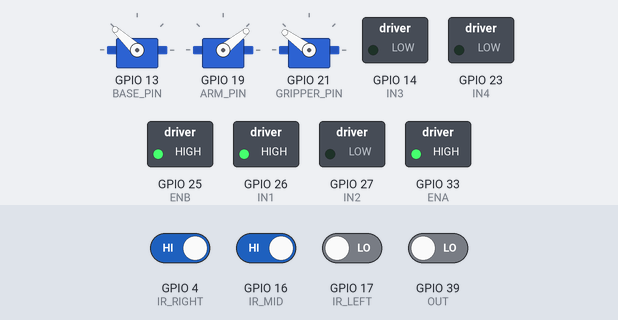
Bench run of a sketch on a simulated ESP32. On the bench: 3 × servo, switched loads named in the sketch (green lamp = pin HIGH). The test bench sets the inputs (shaded band); at power-on: GPIO 4 (IR_RIGHT), GPIO 16 (IR_MID) HIGH, GPIO 17 (IR_LEFT), GPIO 39 (OUT) LOW. Pins used as bus, display or sensor lines are not drawn; what the sketch prints to the serial monitor is not drawn.

Above: at 1.88 s.
2.3 s: GPIO 17 (IR_LEFT) driven HIGH
At 2.7 s:
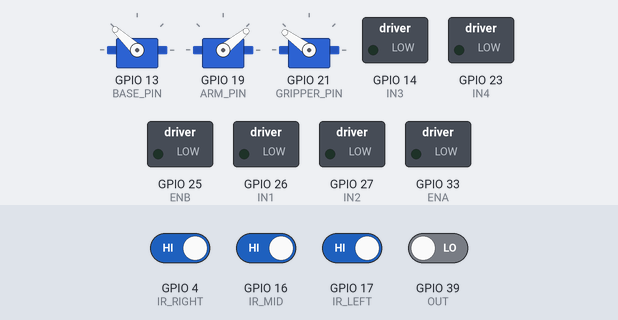
At 4.7 s:
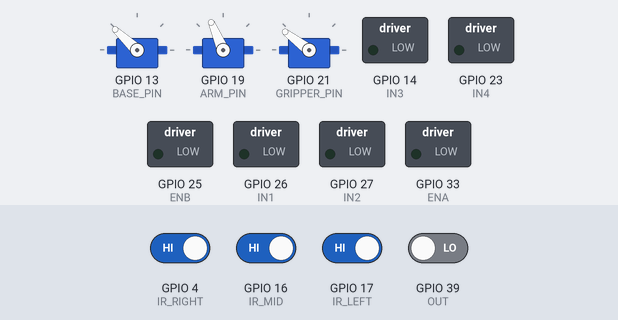
Timing chart, 0 to 11.3 s (numbered marks = the images above; inputs shaded):
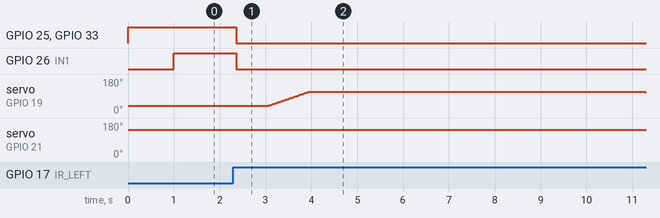

Measured:
- after the input at 2.3 s, GPIO 25 (ENB), GPIO 26 (IN1), GPIO 33 (ENA): HIGH → LOW after 0.06 s; servo on GPIO 19 (ARM_PIN): rises from 39° to 113° in 0.89 s, then falls to 110° in 7.3 s; servo on GPIO 21 (GRIPPER_PIN): 144° → 143° after 0.76 s, → 144° 8.2 s later

The sketch:

Bot_Code.ino
```cpp
#include <ESP32Servo.h>

// ── Color Sensor ──────────────────────────────────────
#define S0  32
#define S1   2
#define S2  15
#define S3  22
#define OUT 39

// ── Motor Driver ──────────────────────────────────────
#define IN1 26
#define IN2 27
#define IN3 14
#define IN4 23
#define ENA 33
#define ENB 25

// ── IR Sensors ────────────────────────────────────────
#define IR_LEFT   17
#define IR_MID    16
#define IR_RIGHT   4

#define JUNCTION_DEBOUNCE_MS 60

// ── Servo Pins ────────────────────────────────────────
#define BASE_PIN    13
#define ARM_PIN     19
#define GRIPPER_PIN 21

// ── Servo Angle Positions ─────────────────────────────
#define HOME_BASE        137
#define HOME_ARM          39
#define HOME_GRIPPER     144
#define SEARCH_BASE      137
#define SEARCH_ARM       113
#define SEARCH_GRIPPER   143
#define HARVEST_BASE     137
#define HARVEST_ARM      113
#define HARVEST_GRIPPER   87
#define CONTAINER_BASE   135
#define CONTAINER_ARM      0
#define CONTAINER_GRIPPER 87
#define DROP_GRIPPER     114

// ── Color Calibration ─────────────────────────────────
const int RED_R   = 23,  RED_G   = 119, RED_B   = 81;
const int GREEN_R = 77,  GREEN_G =  59, GREEN_B = 78;
#define UNKNOWN_THRESHOLD 150

// ── Servo move speed ──────────────────────────────────
#define SERVO_STEP_DELAY 12

// ── Line follow correction delay (ms) ────────────────
// How long to correct before checking sensors again
// Lower = more responsive, Higher = smoother
#define CORRECT_TIME 80

Servo baseServo, armServo, gripperServo;

int currentBase    = HOME_BASE;
int currentArm     = HOME_ARM;
int currentGripper = HOME_GRIPPER;

unsigned long unknownStartTime    = 0;
bool          unknownTimerStarted = false;

// ══════════════════════════════════════════════════════
//  MOTOR FUNCTIONS
//  ENA/ENB = HIGH always — no ledcAttach
//  All LEDC channels free for ESP32Servo
// ══════════════════════════════════════════════════════

void setupMotors() {
  pinMode(IN1, OUTPUT); pinMode(IN2, OUTPUT);
  pinMode(IN3, OUTPUT); pinMode(IN4, OUTPUT);
  pinMode(ENA, OUTPUT); pinMode(ENB, OUTPUT);
  digitalWrite(ENA, HIGH);
  digitalWrite(ENB, HIGH);
}

// Both motors forward — equal speed
void goStraight() {
  digitalWrite(IN1, HIGH); digitalWrite(IN2, LOW);
  digitalWrite(IN3, HIGH); digitalWrite(IN4, LOW);
}

// Drift left — left motor stops, right motor runs
// Brings bot back so only mid sees black
void correctLeft() {
  digitalWrite(IN1, LOW);  digitalWrite(IN2, LOW);   // left stop
  digitalWrite(IN3, HIGH); digitalWrite(IN4, LOW);   // right forward
  delay(CORRECT_TIME);
}

// Drift right — right motor stops, left motor runs
// Brings bot back so only mid sees black
void correctRight() {
  digitalWrite(IN1, HIGH); digitalWrite(IN2, LOW);   // left forward
  digitalWrite(IN3, LOW);  digitalWrite(IN4, LOW);   // right stop
  delay(CORRECT_TIME);
}

void stopMotors() {
  digitalWrite(IN1, LOW); digitalWrite(IN2, LOW);
  digitalWrite(IN3, LOW); digitalWrite(IN4, LOW);
  digitalWrite(ENA, LOW); digitalWrite(ENB, LOW);
}

// ══════════════════════════════════════════════════════
//  IR — JUNCTION DETECTION
// ══════════════════════════════════════════════════════

bool allIRDetectBlack() {
  bool l = digitalRead(IR_LEFT)  == HIGH;
  bool m = digitalRead(IR_MID)   == HIGH;
  bool r = digitalRead(IR_RIGHT) == HIGH;

  if (l && m && r) {
    unsigned long start = millis();
    while (millis() - start < JUNCTION_DEBOUNCE_MS) {
      if (digitalRead(IR_LEFT)  != HIGH ||
          digitalRead(IR_MID)   != HIGH ||
          digitalRead(IR_RIGHT) != HIGH) {
        return false;
      }
    }
    return true;
  }
  return false;
}

// ══════════════════════════════════════════════════════
//  SERVO HELPERS
// ══════════════════════════════════════════════════════

void moveServo(Servo &servo, int &current, int target) {
  if (current == target) return;
  int step = (target > current) ? 1 : -1;
  while (current != target) {
    current += step;
    servo.write(current);
    delay(SERVO_STEP_DELAY);
  }
}

void moveAll(int baseTarget, int armTarget, int gripperTarget) {
  while (currentBase    != baseTarget ||
         currentArm     != armTarget  ||
         currentGripper != gripperTarget) {
    if (currentBase != baseTarget) {
      currentBase += (baseTarget > currentBase) ? 1 : -1;
      baseServo.write(currentBase);
    }
    if (currentArm != armTarget) {
      currentArm += (armTarget > currentArm) ? 1 : -1;
      armServo.write(currentArm);
    }
    if (currentGripper != gripperTarget) {
      currentGripper += (gripperTarget > currentGripper) ? 1 : -1;
      gripperServo.write(currentGripper);
    }
    delay(SERVO_STEP_DELAY);
  }
}

// ══════════════════════════════════════════════════════
//  COLOR SENSOR
// ══════════════════════════════════════════════════════

void setupColorSensor() {
  pinMode(S0, OUTPUT); pinMode(S1, OUTPUT);
  pinMode(S2, OUTPUT); pinMode(S3, OUTPUT);
  pinMode(OUT, INPUT);
  digitalWrite(S0, HIGH);
  digitalWrite(S1, LOW);
}

int readChannel(int s2val, int s3val) {
  digitalWrite(S2, s2val);
  digitalWrite(S3, s3val);
  delay(10);
  return pulseIn(OUT, LOW, 100000);
}

void readRGB(int &r, int &g, int &b) {
  r = readChannel(LOW,  LOW);
  g = readChannel(HIGH, HIGH);
  b = readChannel(LOW,  HIGH);
}

void readRGBSmoothed(int &r, int &g, int &b, int samples = 5) {
  long sumR = 0, sumG = 0, sumB = 0;
  for (int i = 0; i < samples; i++) {
    int tr, tg, tb;
    readRGB(tr, tg, tb);
    sumR += tr; sumG += tg; sumB += tb;
    delay(10);
  }
  r = sumR / samples;
  g = sumG / samples;
  b = sumB / samples;
}

String detectColor() {
  int r, g, b;
  readRGBSmoothed(r, g, b, 5);
  long distRed   = abs(r - RED_R)   + abs(g - RED_G)   + abs(b - RED_B);
  long distGreen = abs(r - GREEN_R) + abs(g - GREEN_G) + abs(b - GREEN_B);
  Serial.print("Color -> R:"); Serial.print(r);
  Serial.print(" G:"); Serial.print(g);
  Serial.print(" B:"); Serial.print(b);
  Serial.print(" | dRed:"); Serial.print(distRed);
  Serial.print(" dGreen:"); Serial.println(distGreen);
  if (min(distRed, distGreen) > UNKNOWN_THRESHOLD) return "UNKNOWN";
  return (distRed < distGreen) ? "RED" : "GREEN";
}

// ══════════════════════════════════════════════════════
//  ARM SEQUENCE
// ══════════════════════════════════════════════════════

void runArmSequence() {
  enum ArmState {
    GO_HOME, GO_SEARCH, SCANNING,
    HARVESTING, GO_CONTAINER, DROPPING, ARM_DONE
  };

  ArmState      armState          = GO_HOME;
  bool          armUnknownStarted = false;
  unsigned long armUnknownTime    = 0;

  while (armState != ARM_DONE) {
    switch (armState) {

      case GO_HOME:
        Serial.println("[STATE] Going to HOME");
        moveAll(HOME_BASE, HOME_ARM, HOME_GRIPPER);
        armUnknownStarted = false;
        delay(500);
        armState = GO_SEARCH;
        break;

      case GO_SEARCH:
        Serial.println("[STATE] Moving to SEARCH position");
        moveAll(SEARCH_BASE, SEARCH_ARM, SEARCH_GRIPPER);
        delay(500);
        armState = SCANNING;
        break;

      case SCANNING: {
        Serial.println("[STATE] Scanning...");
        String color = detectColor();

        if (color == "RED") {
          Serial.println(">>> RED — harvesting");
          armUnknownStarted = false;
          armState = HARVESTING;

        } else if (color == "GREEN") {
          Serial.println(">>> GREEN — skipping");
          armUnknownStarted = false;
          moveAll(HOME_BASE, HOME_ARM, HOME_GRIPPER);
          delay(500);
          armState = ARM_DONE;

        } else {
          if (!armUnknownStarted) {
            armUnknownStarted = true;
            armUnknownTime    = millis();
            Serial.println(">>> UNKNOWN — searching 4.5s...");
          }
          unsigned long elapsed = millis() - armUnknownTime;
          Serial.print("  searching... "); Serial.print(elapsed / 1000); Serial.println("s");

          if (elapsed >= 4500) {
            Serial.println(">>> Timeout — skipping");
            armUnknownStarted = false;
            moveAll(HOME_BASE, HOME_ARM, HOME_GRIPPER);
            delay(500);
            armState = ARM_DONE;
          }
        }
        break;
      }

      case HARVESTING:
        Serial.println("[STATE] HARVESTING - closing gripper");
        moveServo(gripperServo, currentGripper, HARVEST_GRIPPER);
        delay(600);
        armState = GO_CONTAINER;
        break;

      case GO_CONTAINER:
        Serial.println("[STATE] Moving to CONTAINER position");
        moveServo(armServo,  currentArm,  CONTAINER_ARM);
        delay(300);
        moveServo(baseServo, currentBase, CONTAINER_BASE);
        delay(300);
        armState = DROPPING;
        break;

      case DROPPING:
        Serial.println("[STATE] DROPPING block");
        moveServo(gripperServo, currentGripper, DROP_GRIPPER);
        delay(800);
        Serial.println(">>> Block dropped! Returning home...");
        moveAll(HOME_BASE, HOME_ARM, HOME_GRIPPER);
        delay(500);
        armState = ARM_DONE;
        break;

      case ARM_DONE:
        break;
    }
  }
}

// ══════════════════════════════════════════════════════
//  SETUP
// ══════════════════════════════════════════════════════

void setup() {
  Serial.begin(115200);

  setupMotors();
  setupColorSensor();

  pinMode(IR_LEFT,  INPUT);
  pinMode(IR_MID,   INPUT);
  pinMode(IR_RIGHT, INPUT);

  baseServo.attach(BASE_PIN);
  armServo.attach(ARM_PIN);
  gripperServo.attach(GRIPPER_PIN);

  baseServo.write(HOME_BASE);
  armServo.write(HOME_ARM);
  gripperServo.write(HOME_GRIPPER);
  delay(1000);

  Serial.println("System ready — following line!");
  goStraight();
}

// ══════════════════════════════════════════════════════
//  MAIN LOOP
// ══════════════════════════════════════════════════════

void loop() {
  bool L = digitalRead(IR_LEFT)  == HIGH;
  bool M = digitalRead(IR_MID)   == HIGH;
  bool R = digitalRead(IR_RIGHT) == HIGH;

  // ── ALL 3 BLACK = junction ────────────────────────
  if (L && M && R) {
    Serial.println("[JUNCTION] Stopping...");
    stopMotors();
    delay(200);
    runArmSequence();
    Serial.println("[DRIVE] Resuming...");
    digitalWrite(ENA, HIGH);
    digitalWrite(ENB, HIGH);
    goStraight();
    delay(800);
  }

  // ── ONLY MID BLACK = on line → straight ──────────
  else if (!L && M && !R) {
    goStraight();
  }

  // ── LEFT + MID BLACK = drifting left → correct ───
  else if (L && M && !R) {
    Serial.println("DRIFT LEFT → correcting");
    correctLeft();
    goStraight();
  }

  // ── MID + RIGHT BLACK = drifting right → correct ─
  else if (!L && M && R) {
    Serial.println("DRIFT RIGHT → correcting");
    correctRight();
    goStraight();
  }

  // ── ANYTHING ELSE → keep straight ────────────────
  else {
    goStraight();
  }
}
```
